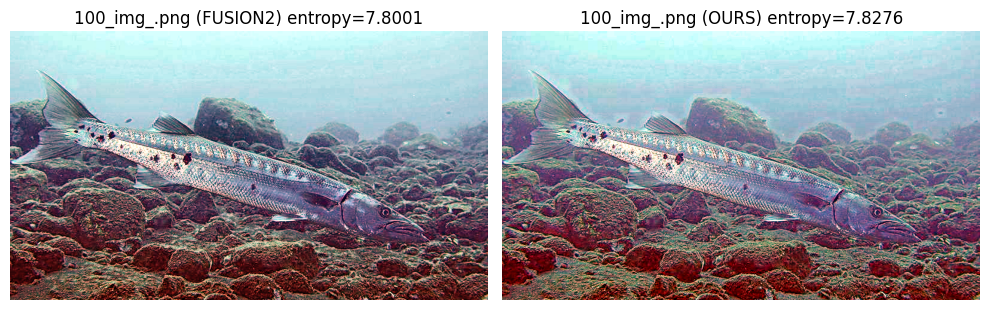
#> input picture tmp_img/100_img_.png, 989 x 310 px
$ python -i metrics.py   (imports and definitions only)
#> lines starting #> are read from the running program, lines starting #| are printed output that depends on the picture
import cv2
import numpy as np
from skimage import color
from skimage.util import img_as_float
from scipy.stats import entropy
from skimage import io, color, filters
import math


def calculate_uciqe(image_path):
    """
    UCIQE (Underwater Color Image Quality Evaluation)计算。
    """
    img = cv2.imread(image_path)
    img = cv2.cvtColor(img, cv2.COLOR_BGR2LAB)
    img = img_as_float(img)

    L = img[:, :, 0]
    A = img[:, :, 1]
    B = img[:, :, 2]

    chroma = np.sqrt(A ** 2 + B ** 2)
    std_chroma = np.std(chroma)
    con_l = np.percentile(L, 95) - np.percentile(L, 5)
    mu_s = np.mean(chroma)

    uciqe = 0.4680 * std_chroma + 0.2745 * con_l + 0.2576 * mu_s
    return round(uciqe, 4)


def calculate_uiqm(path):
#> called with path = 'tmp_img/100_img_.png'
    a = cv2.imread(path)
#> a is the input picture: shape (310, 989, 3); mean B, G, R 159.4, 152.5, 151.2
    rgb = a
    lab = color.rgb2lab(a)
#> lab: shape (310, 989, 3) float64; mean of channels 0, 1, 2 62.4, 4.2, 0.9
    gray = color.rgb2gray(a)
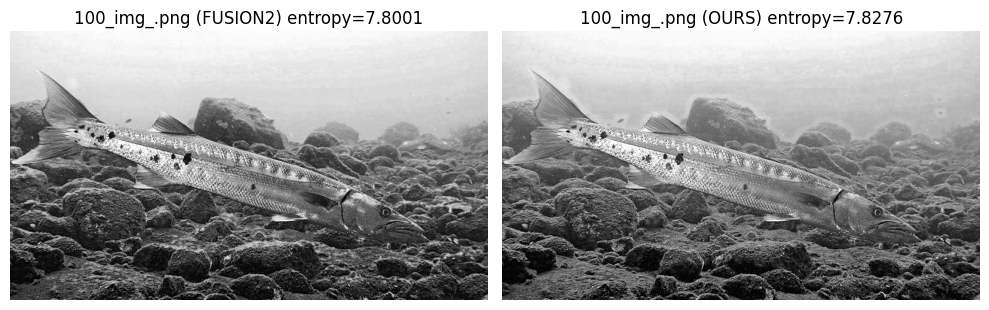
#> gray: shape (310, 989) float64; min 0, max 1, mean 0.603

    # UIQM
    p1 = 0.0282
    p2 = 0.2953
    p3 = 3.5753

    #1st term UICM
    rg = rgb[:,:,0] - rgb[:,:,1]
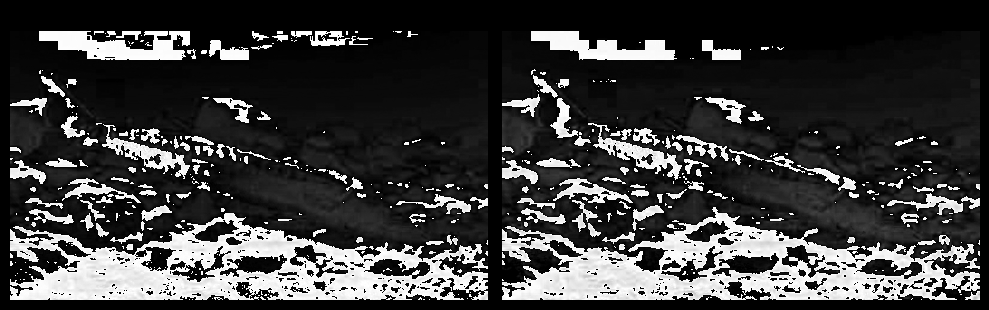
#> rg: shape (310, 989); min 0, max 255, mean 60.2
    yb = (rgb[:,:,0] + rgb[:,:,1]) / 2 - rgb[:,:,2]
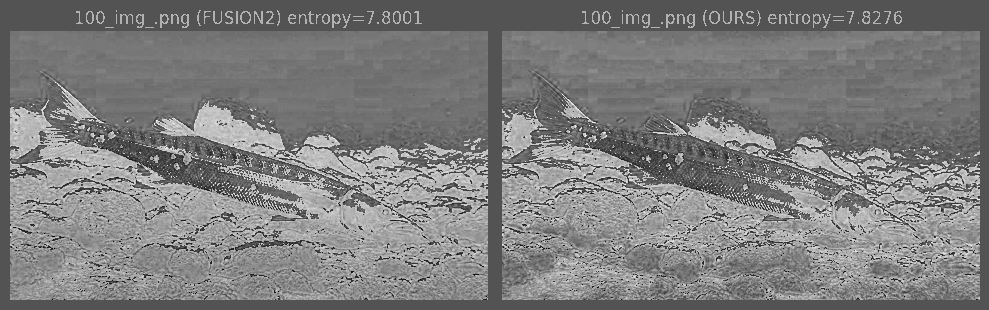
#> yb: shape (310, 989) float64; min -242, max 105.5, mean -70.5; drawn with min black and max white
    rgl = np.sort(rg,axis=None)
    ybl = np.sort(yb,axis=None)
    al1 = 0.1
    al2 = 0.1
    T1 = np.int_(al1 * len(rgl))
#> T1 = 30659
    T2 = np.int_(al2 * len(rgl))
#> T2 = 30659
    rgl_tr = rgl[T1:-T2]
    ybl_tr = ybl[T1:-T2]

    urg = np.mean(rgl_tr)
#> urg = 43.68
    s2rg = np.mean((rgl_tr - urg) ** 2)
#> s2rg = 6064.1
    uyb = np.mean(ybl_tr)
#> uyb = -73.3
    s2yb = np.mean((ybl_tr- uyb) ** 2)
#> s2yb = 1544.2

    uicm =-0.0268 * np.sqrt(urg**2 + uyb**2) + 0.1586 * np.sqrt(s2rg + s2yb)
#> uicm = 11.55

    #2nd term UISM (k1k2=8x8)
    Rsobel = rgb[:,:,0] * filters.sobel(rgb[:,:,0])
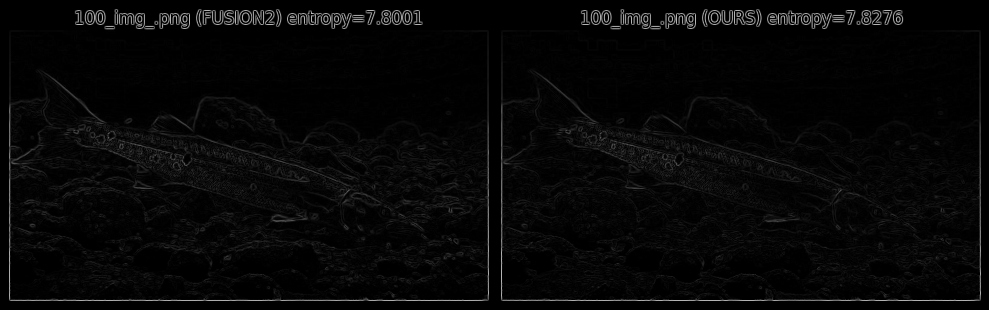
#> Rsobel: shape (310, 989) float64; min 0, max 191.2, mean 7.5
    Gsobel = rgb[:,:,1] * filters.sobel(rgb[:,:,1])
    Bsobel = rgb[:,:,2] * filters.sobel(rgb[:,:,2])
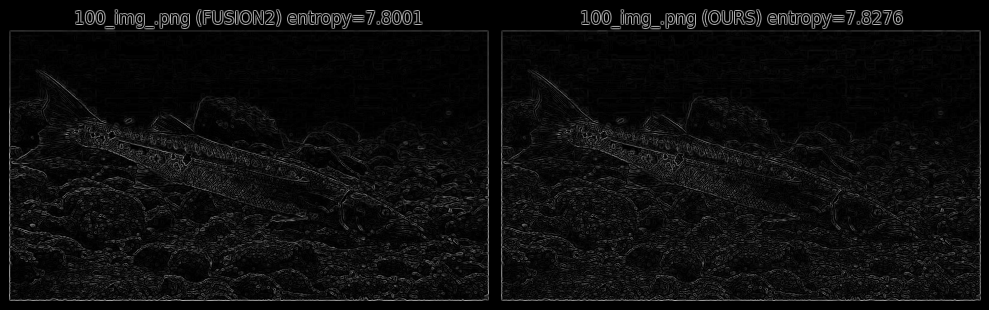
#> Bsobel: shape (310, 989) float64; min 0, max 191.2, mean 13.1

    Rsobel=np.round(Rsobel).astype(np.uint8)
    Gsobel=np.round(Gsobel).astype(np.uint8)
    Bsobel=np.round(Bsobel).astype(np.uint8)

    Reme = eme(Rsobel)
#> after the loop in eme, `for i in range(num_x):`: eme = 4.99
#> Reme = 4.99
    Geme = eme(Gsobel)
#> Geme = 5.15
    Beme = eme(Bsobel)
#> Beme = 6.23

    uism = 0.299 * Reme + 0.587 * Geme + 0.114 * Beme
#> uism = 5.22

    #3rd term UIConM
    uiconm = logamee(gray)

    uiqm = p1 * uicm + p2 * uism + p3 * uiconm

    return round(uiqm,4)


def eme(ch, blocksize=8):
    num_x = math.ceil(ch.shape[0] / blocksize)
    num_y = math.ceil(ch.shape[1] / blocksize)

    eme = 0
    w = 2. / (num_x * num_y)
    for i in range(num_x):

        xlb = i * blocksize
        if i < num_x - 1:
            xrb = (i + 1) * blocksize
        else:
            xrb = ch.shape[0]

        for j in range(num_y):

            ylb = j * blocksize
            if j < num_y - 1:
                yrb = (j + 1) * blocksize
            else:
                yrb = ch.shape[1]

            block = ch[xlb:xrb, ylb:yrb]

            blockmin = np.float_(np.min(block))
            blockmax = np.float_(np.max(block))

            # # old version
            # if blockmin == 0.0: eme += 0
            # elif blockmax == 0.0: eme += 0
            # else: eme += w * math.log(blockmax / blockmin)

            # new version
            if blockmin == 0: blockmin += 1
            if blockmax == 0: blockmax += 1
            eme += w * math.log(blockmax / blockmin)
    return eme

def plipsum(i,j,gamma=1026):
    return i + j - i * j / gamma

def plipsub(i,j,k=1026):
    return k * (i - j) / (k - j)

def plipmult(c,j,gamma=1026):
    return gamma - gamma * (1 - j / gamma)**c

def logamee(ch, blocksize=8):
#> called with blocksize = 8
    num_x = math.ceil(ch.shape[0] / blocksize)
#> num_x = 39
    num_y = math.ceil(ch.shape[1] / blocksize)
#> num_y = 124

    s = 0
    w = 1. / (num_x * num_y)
#> w = 0.000207
    for i in range(num_x):

        xlb = i * blocksize
        if i < num_x - 1:
            xrb = (i + 1) * blocksize
        else:
            xrb = ch.shape[0]

        for j in range(num_y):

            ylb = j * blocksize
            if j < num_y - 1:
                yrb = (j + 1) * blocksize
            else:
                yrb = ch.shape[1]

            block = ch[xlb:xrb, ylb:yrb]
            blockmin = np.float_(np.min(block))
            blockmax = np.float_(np.max(block))

            top = plipsub(blockmax, blockmin)
            bottom = plipsum(blockmax, blockmin)

            if abs(bottom) < 1e-6:
                bottom = 1e-5

            m = top / bottom
            if m == 0.:
                s += 0
            else:
                s += (m) * np.log(m)
#> after the loop, s = -872.9

    return plipmult(w, s)


def calculate_entropy(image_path):
    """
    图像信息熵（Information Entropy）计算。
    """
    img = cv2.imread(image_path, cv2.IMREAD_GRAYSCALE)
    hist = cv2.calcHist([img], [0], None, [256], [0, 256])
    hist = hist.ravel() / hist.sum()
    hist = hist[hist > 0]
    return round(entropy(hist, base=2), 4)

>>> result = calculate_uiqm('tmp_img/100_img_.png')
#> in calculate_uiqm, `uiconm = logamee(gray)`: uiconm = -0.131
#> in calculate_uiqm, `uiqm = p1 * uicm + p2 * uism + p3 * uiconm`: uiqm = 1.4
#> result = 1.4

$ run again, on tmp_img/111_img_.png
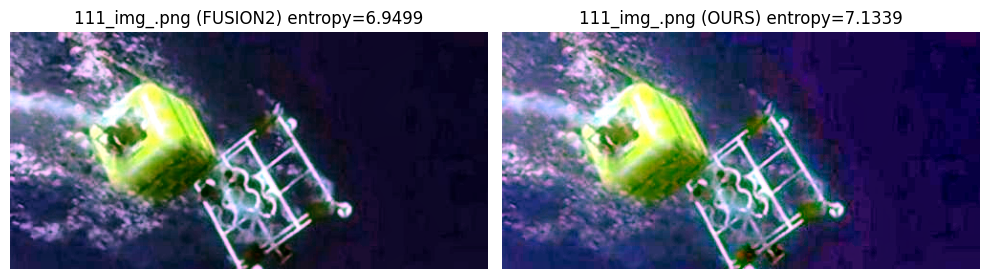
#> input picture tmp_img/111_img_.png, 989 x 279 px
#> in calculate_uiqm, a is the input picture: shape (279, 989, 3); mean B, G, R 120.3, 98.8, 94.8
#> lab: shape (279, 989, 3) float64; mean of channels 0, 1, 2 42.9, 9.8, 7.9
#> in calculate_uiqm, `yb = (rgb[:,:,0] + rgb[:,:,1]) / 2 - rgb[:,:,2]`:
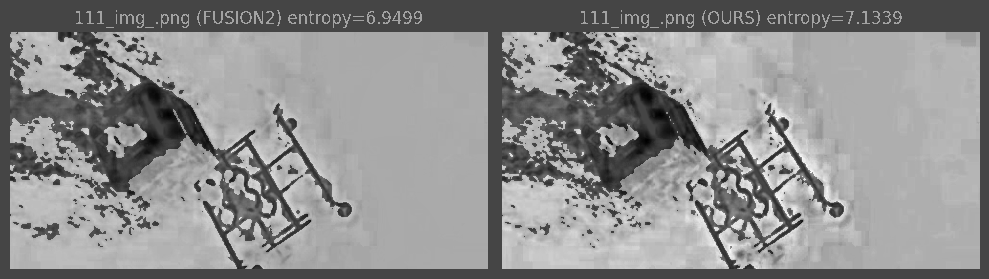
#> yb: shape (279, 989) float64; min -223.5, max 127, mean -28.6; drawn with min black and max white
#> T1 = 27593
#> urg = 40.46
#> s2rg = 682.9
#> uyb = -24.22
#> s2yb = 4034.4
#> uicm = 9.63
#> in calculate_uiqm, `Rsobel = rgb[:,:,0] * filters.sobel(rgb[:,:,0])`:
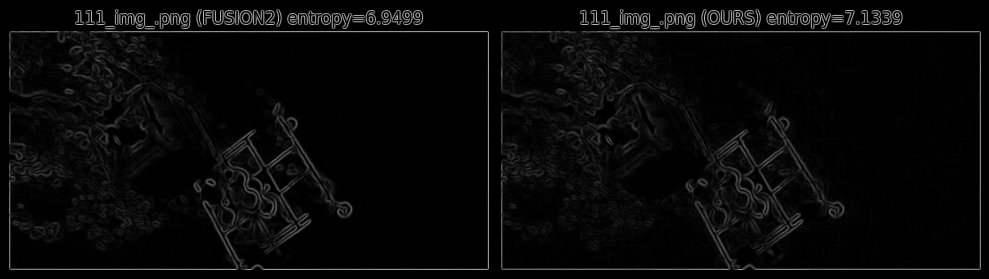
#> Rsobel: shape (279, 989) float64; min 0, max 180.3, mean 8.5
#> after the loop in eme, `for i in range(num_x):`: eme = 4.13
#> Geme = 3.28
#> Beme = 3.98
#> uism = 3.61
#> after the loop in logamee, `for i in range(num_x):`: s = -1018
#> uiconm = -0.163
#> uiqm = 0.756

$ run again, on tmp_img/140_img_.png
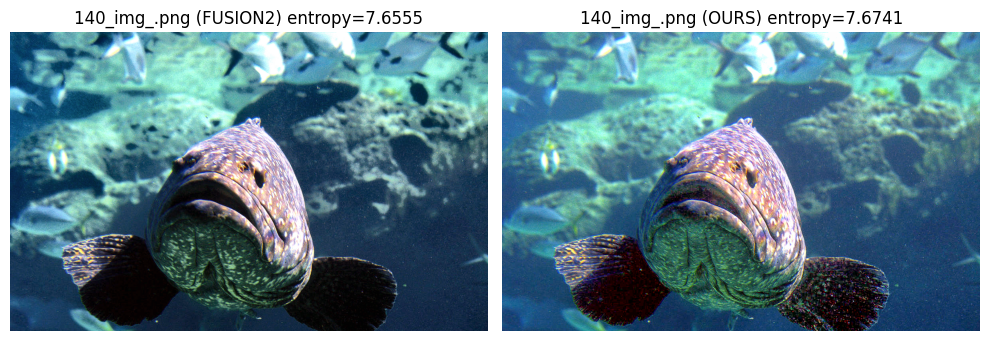
#> input picture tmp_img/140_img_.png, 989 x 341 px
#> in calculate_uiqm, a is the input picture: shape (341, 989, 3); mean B, G, R 144.1, 132.7, 99.4
#> lab: shape (341, 989, 3) float64; mean of channels 0, 1, 2 54.5, 0.6, 20.1
#> in calculate_uiqm, `yb = (rgb[:,:,0] + rgb[:,:,1]) / 2 - rgb[:,:,2]`:
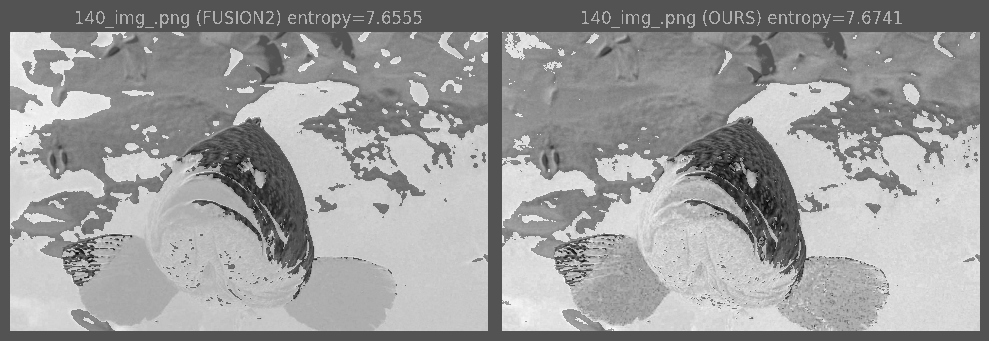
#> yb: shape (341, 989) float64; min -246, max 113.5, mean -26.8; drawn with min black and max white
#> T1 = 33724
#> urg = 55.86
#> s2rg = 5984.4
#> uyb = -24.77
#> s2yb = 3690.7
#> uicm = 13.96
#> in calculate_uiqm, `Rsobel = rgb[:,:,0] * filters.sobel(rgb[:,:,0])`:
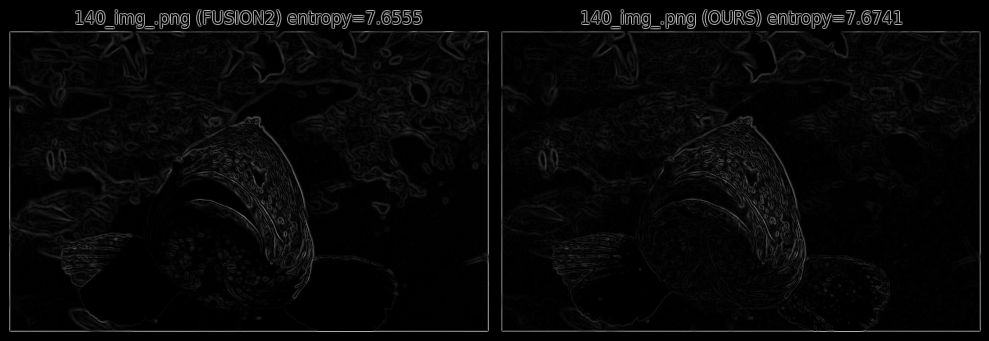
#> Rsobel: shape (341, 989) float64; min 0, max 191.2, mean 7.9
#> after the loop in eme, `for i in range(num_x):`: eme = 4.87
#> Geme = 4.85
#> Beme = 4.34
#> uism = 4.8
#> after the loop in logamee, `for i in range(num_x):`: s = -1294.4
#> uiconm = -0.157
#> uiqm = 1.25
